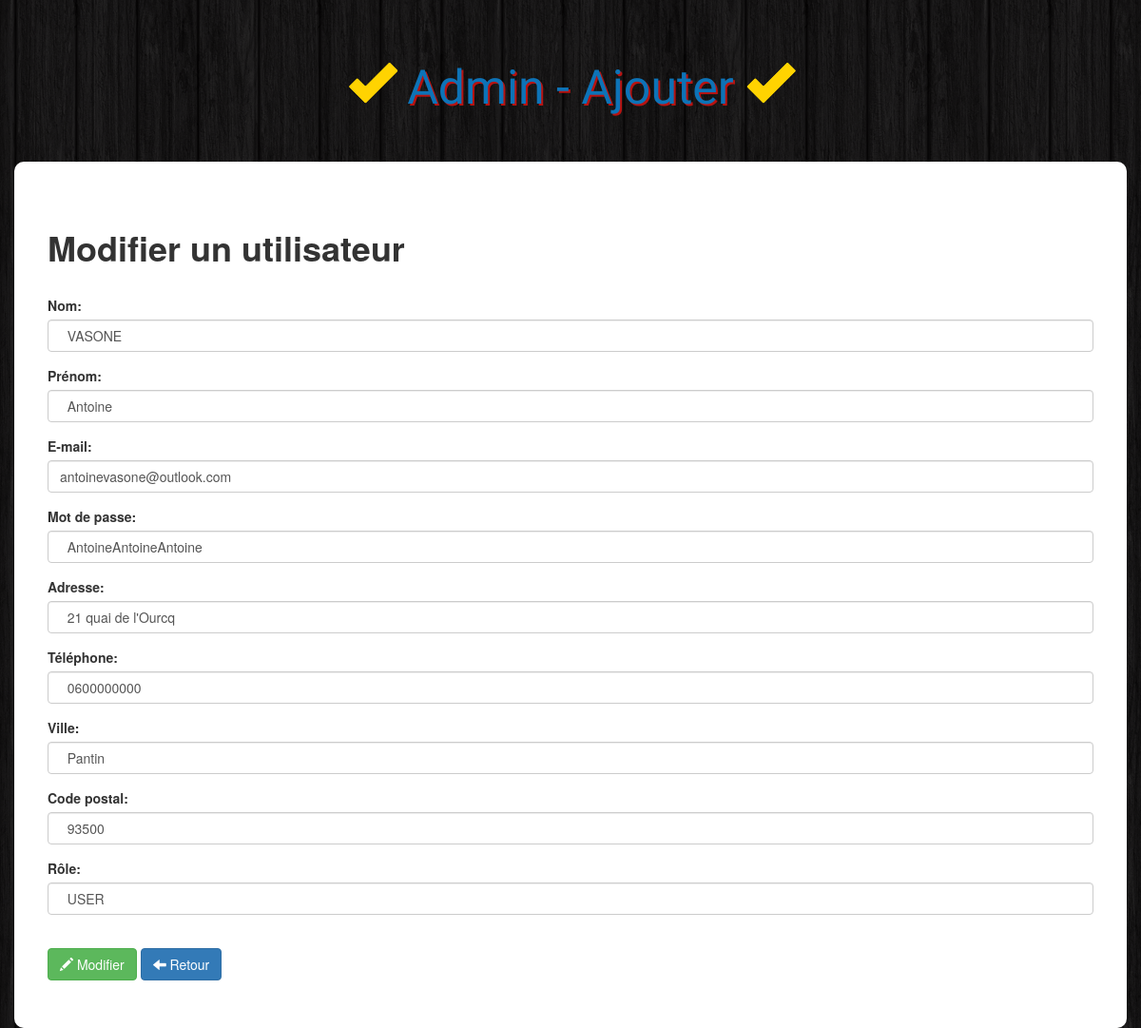
Screenshot of /admin/admin/update.php?id=1 with the database file from the repository.
### tables this page shows
CREATE TABLE `User` (
  `id` int(11) NOT NULL,
  `name` varchar(255) NOT NULL,
  `firstname` varchar(255) NOT NULL,
  `email` varchar(255) NOT NULL,
  `password` varchar(255) NOT NULL,
  `phone` char(10) NOT NULL,
  `address` varchar(255) NOT NULL,
  `city` varchar(255) NOT NULL,
  `postal_code` int(11) NOT NULL,
  `role` varchar(155) NOT NULL
);

### admin/admin/update.php (the view, shortened to what this page needs)
<!DOCTYPE html>
<html>
    <head>
        <link rel="stylesheet" href="https://maxcdn.bootstrapcdn.com/bootstrap/3.3.6/css/bootstrap.min.css">
        <link rel="stylesheet" href="../css/styles.css">
    </head>
<?php
  $db = Database::connect();
$id = $_GET['id'];
$req = $db->prepare('SELECT * FROM user WHERE id=? ');
$req->execute(array($id));
$item = $req->fetch();
 ?>
   <body>
        <h1 class="text-logo"><span class="glyphicon glyphicon-ok"></span> Admin - Ajouter <span class="glyphicon glyphicon-ok"></span></h1>
         <div class="container admin">
            <div class="row">
                <h1><strong>Modifier un utilisateur</strong></h1>
                <br>
                <form class="form" action="../../traitement/update.php" role="form" method="post" enctype="multipart/form-data">
                    <div class="form-group">
                        <label for="name">Nom:</label>
                        <input type="text" class="form-control" id="name" name="name" value="<?php echo '  '.$item['name'];?>">
                    </div>
                    <div class="form-group">
                        <label for="prenom">Prénom:</label>
                        <input type="text" class="form-control" id="firstname" name="firstname" value="<?php echo '  '.$item['firstname'];?>">
                    </div>
                    <div class="form-group">
                        <label for="name">E-mail:</label>
                        <input type="email" class="form-control" id="email" name="email" value="<?php echo '  '.$item['email'];?>">
                    </div>
                    <div class="form-group">
                        <label for="name">Mot de passe:</label>
                        <input type="text" class="form-control" id="password" name="password" value="<?php echo '  '.$item['password'];?>">
                    </div>
                    <div class="form-group">
                        <label for="name">Adresse:</label>
                        <input type="text" class="form-control" id="address" name="address" value="<?php echo '  '.$item['address'];?>">
                    </div>
                    <div class="form-group">
                        <label for="name">Téléphone:</label>
                        <input type="text" class="form-control" id="phone" name="phone" value="<?php echo '  '.$item['phone'];?>">
                    </div>
                    <div class="form-group">
                        <label for="prenom">Ville:</label>
                        <input type="text" class="form-control" id="city" maxlength="15" name="city" value="<?php echo '  '.$item['city'];?>">
                    </div>
                    <div class="form-group">
                        <label for="prenom">Code postal:</label>
                        <input type="text" class="form-control" id="postal" maxlength="15" name="postal" value="<?php echo '  '.$item['postal_code'];?>">
                    </div>
                    <div class="form-group">
                        <label for="prenom">Rôle:</label>
                        <input type="text" class="form-control" id="role" maxlength="15" name="role" value="<?php echo '  '.$item['role'];?>">
                    </div>
                    <br>
                    <div class="form-actions">
                        <button type="submit" class="btn btn-success"><span class="glyphicon glyphicon-pencil"></span> Modifier</button>
                        <a class="btn btn-primary" href="index.php"><span class="glyphicon glyphicon-arrow-left"></span> Retour</a>
                   </div>
                </form>
            </div>
        </div>
    </body>
</html>

### admin/css/styles.css (style rules this page uses)
body { background: url(../images/bg.png); }
.text-logo { font-family: 'Holtwood One SC', sans-serif; color: #0D73B7; text-shadow: 2px 2px #B81311; font-size: 50px; padding: 40px 0px; text-align: center; }
.text-logo .glyphicon { color: #ffd301; text-shadow: 0px 0px #ffd301; }
.admin { background: #fff; padding: 50px; border-radius: 10px; }

### rows the page displays
user: name "VASONE", firstname "Antoine", email "antoinevasone@outlook.com", password "AntoineAntoineAntoine", address "21 quai de l'Ourcq", phone "0600000000", city "Pantin", postal "93500", role "USER"
